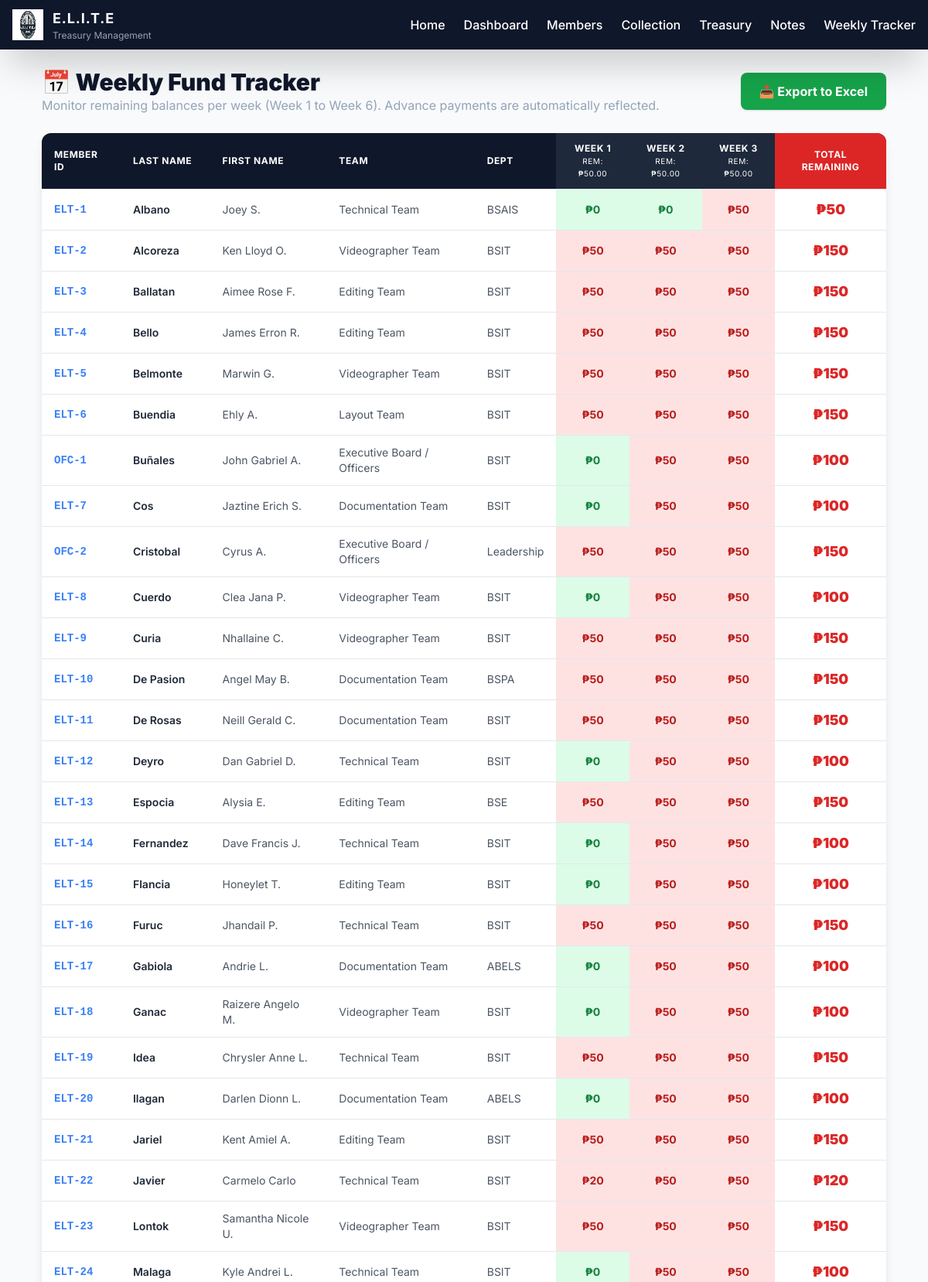
Screenshot of /weekly-tracker/ (upper part) with the database file from the repository.
### core/models.py (models this page shows, shortened)
class FundPeriod(models.Model):
    STATUS_CHOICES = [
        ('Active', 'Active'),
        ('Completed', 'Completed'),
    ]
    name = models.CharField(max_length=100)  # e.g., "September Week 1"
    amount_per_member = models.DecimalField(max_digits=10, decimal_places=2, default=50.00)
    start_date = models.DateField(default=timezone.now)
    end_date = models.DateField(null=True, blank=True)
    status = models.CharField(max_length=20, choices=STATUS_CHOICES, default='Active')
    created_at = models.DateTimeField(auto_now_add=True)

class Member(models.Model):
    STATUS_CHOICES = [
        ('Active', 'Active'),
        ('Inactive', 'Inactive'),
    ]
    member_id = models.CharField(max_length=20, unique=True) # e.g., ELT-001
    first_name = models.CharField(max_length=100)
    last_name = models.CharField(max_length=100)
    department = models.CharField(max_length=100)
    year_level = models.IntegerField()
    section = models.CharField(max_length=10)
    team = models.ForeignKey(Team, on_delete=models.PROTECT) # Protect prevents deleting a team if it has members
    status = models.CharField(max_length=20, choices=STATUS_CHOICES, default='Active')
    date_joined = models.DateField(auto_now_add=True)

class Team(models.Model):
    name = models.CharField(max_length=100, unique=True)

### core/views.py (the view)
# urls.py: path('weekly-tracker/', views.weekly_tracker, name='weekly_tracker'),
def weekly_tracker(request):
    from django.db.models import Sum
    fund_periods = list(FundPeriod.objects.order_by('start_date')[:6])
    members = Member.objects.filter(status='Active').select_related('team').order_by('last_name', 'first_name')
    tracker_data = []
    for member in members:
        row = {
            'member': member,
            'weekly_remaining': [],
            'total_remaining': 0.0
        }
        for fp in fund_periods:
            expected = float(fp.amount_per_member)
            paid = Contribution.objects.filter(member=member, fund_period=fp).aggregate(Sum('amount'))['amount__sum'] or 0
            paid = float(paid)
            remaining = max(0.0, expected - paid)
            row['weekly_remaining'].append(remaining)
            row['total_remaining'] += remaining
        tracker_data.append(row)
    context = {
        'fund_periods': fund_periods,
        'tracker_data': tracker_data
    }
    return render(request, 'core/weekly_tracker.html', context)

### core/templates/core/weekly_tracker.html (shortened to what this page needs)
{% extends "core/base.html" %}
{% block content %}
<div class="max-w-[95vw] mx-auto p-6">
    <div class="flex justify-between items-center mb-6">
        <div>
            <h2 class="text-3xl font-black text-elite-dark">📅 Weekly Fund Tracker</h2>
            <p class="text-elite-silver">Monitor remaining balances per week (Week 1 to Week 6). Advance payments are automatically reflected.</p>
        </div>
        <a href="{% url 'export_weekly_tracker' %}" class="bg-green-600 hover:bg-green-700 text-white font-bold py-3 px-6 rounded-lg shadow transition flex items-center">
            📥 Export to Excel
        </a>
    </div>
    <div class="bg-white rounded-xl shadow-lg overflow-x-auto">
        <table class="min-w-full divide-y divide-gray-200">
            <thead class="bg-elite-dark text-white">
                <tr>
                    <th class="px-4 py-3 text-left text-xs font-bold uppercase tracking-wider">Member ID</th>
                    <th class="px-4 py-3 text-left text-xs font-bold uppercase tracking-wider">Last Name</th>
                    <th class="px-4 py-3 text-left text-xs font-bold uppercase tracking-wider">First Name</th>
                    <th class="px-4 py-3 text-left text-xs font-bold uppercase tracking-wider">Team</th>
                    <th class="px-4 py-3 text-left text-xs font-bold uppercase tracking-wider">Dept</th>
                    {% for fp in fund_periods %}
                        <th class="px-4 py-3 text-center text-xs font-bold uppercase tracking-wider bg-elite-slate">Week {{ forloop.counter }}<br><span class="text-[10px] font-normal">Rem: ₱{{ fp.amount_per_member }}</span></th>
                    {% endfor %}
                    <th class="px-4 py-3 text-center text-xs font-bold uppercase tracking-wider bg-elite-red">Total Remaining</th>
                </tr>
            </thead>
            <tbody class="bg-white divide-y divide-gray-200 text-sm">
                {% for row in tracker_data %}
                <tr class="hover:bg-gray-50 transition">
                    <td class="px-4 py-3 font-mono font-bold text-elite-blue">{{ row.member.member_id }}</td>
                    <td class="px-4 py-3 font-semibold text-gray-800">{{ row.member.last_name }}</td>
                    <td class="px-4 py-3 text-gray-600">{{ row.member.first_name }}</td>
                    <td class="px-4 py-3 text-gray-600">{{ row.member.team.name }}</td>
                    <td class="px-4 py-3 text-gray-600">{{ row.member.department }}</td>
                    {% for rem in row.weekly_remaining %}
                        <td class="px-4 py-3 text-center font-bold {% if rem == 0 %}bg-green-100 text-green-700{% else %}bg-red-100 text-red-700{% endif %}">
                            ₱{{ rem|floatformat:0 }}
                        </td>
                    {% endfor %}
                    <td class="px-4 py-3 text-center font-black text-lg {% if row.total_remaining == 0 %}text-green-600{% else %}text-red-600{% endif %}">
                        ₱{{ row.total_remaining|floatformat:0 }}
                    </td>
                </tr>
                {% endfor %}
            </tbody>
        </table>
    </div>
</div>
{% endblock %}

### core/templates/core/base.html (style rules this page uses)
body { font-family: 'Inter', sans-serif; }

### rows the page displays
FundPeriod: amount_per_member "50.00"
FundPeriod: amount_per_member "50.00"
FundPeriod: amount_per_member "50.00"
Member: member.member_id "ELT-1", member.last_name "Albano", member.first_name "Joey S.", member.team.name "Technical Team", member.department "BSAIS", weekly_remaining "0" "0" "50", total_remaining "50"
Member: member.member_id "ELT-2", member.last_name "Alcoreza", member.first_name "Ken Lloyd O.", member.team.name "Videographer Team", member.department "BSIT", weekly_remaining "50" "50" "50", total_remaining "150"
Member: member.member_id "ELT-3", member.last_name "Ballatan", member.first_name "Aimee Rose F.", member.team.name "Editing Team", member.department "BSIT", weekly_remaining "50" "50" "50", total_remaining "150"
Member: member.member_id "ELT-4", member.last_name "Bello", member.first_name "James Erron R.", member.team.name "Editing Team", member.department "BSIT", weekly_remaining "50" "50" "50", total_remaining "150"
Member: member.member_id "ELT-5", member.last_name "Belmonte", member.first_name "Marwin G.", member.team.name "Videographer Team", member.department "BSIT", weekly_remaining "50" "50" "50", total_remaining "150"
Member: member.member_id "ELT-6", member.last_name "Buendia", member.first_name "Ehly A.", member.team.name "Layout Team", member.department "BSIT", weekly_remaining "50" "50" "50", total_remaining "150"
Member: member.member_id "OFC-1", member.last_name "Buñales", member.first_name "John Gabriel A.", member.team.name "Executive Board / Officers", member.department "BSIT", weekly_remaining "0" "50" "50", total_remaining "100"
Member: member.member_id "ELT-7", member.last_name "Cos", member.first_name "Jaztine Erich S.", member.team.name "Documentation Team", member.department "BSIT", weekly_remaining "0" "50" "50", total_remaining "100"
Member: member.member_id "OFC-2", member.last_name "Cristobal", member.first_name "Cyrus A.", member.team.name "Executive Board / Officers", member.department "Leadership", weekly_remaining "50" "50" "50", total_remaining "150"
Member: member.member_id "ELT-8", member.last_name "Cuerdo", member.first_name "Clea Jana P.", member.team.name "Videographer Team", member.department "BSIT", weekly_remaining "0" "50" "50", total_remaining "100"
Member: member.member_id "ELT-9", member.last_name "Curia", member.first_name "Nhallaine C.", member.team.name "Videographer Team", member.department "BSIT", weekly_remaining "50" "50" "50", total_remaining "150"
Member: member.member_id "ELT-10", member.last_name "De Pasion", member.first_name "Angel May B.", member.team.name "Documentation Team", member.department "BSPA", weekly_remaining "50" "50" "50", total_remaining "150"
Member: member.member_id "ELT-11", member.last_name "De Rosas", member.first_name "Neill Gerald C.", member.team.name "Documentation Team", member.department "BSIT", weekly_remaining "50" "50" "50", total_remaining "150"
Member: member.member_id "ELT-12", member.last_name "Deyro", member.first_name "Dan Gabriel D.", member.team.name "Technical Team", member.department "BSIT", weekly_remaining "0" "50" "50", total_remaining "100"
Member: member.member_id "ELT-13", member.last_name "Espocia", member.first_name "Alysia E.", member.team.name "Editing Team", member.department "BSE", weekly_remaining "50" "50" "50", total_remaining "150"
Member: member.member_id "ELT-14", member.last_name "Fernandez", member.first_name "Dave Francis J.", member.team.name "Technical Team", member.department "BSIT", weekly_remaining "0" "50" "50", total_remaining "100"
Member: member.member_id "ELT-15", member.last_name "Flancia", member.first_name "Honeylet T.", member.team.name "Editing Team", member.department "BSIT", weekly_remaining "0" "50" "50", total_remaining "100"
Member: member.member_id "ELT-16", member.last_name "Furuc", member.first_name "Jhandail P.", member.team.name "Technical Team", member.department "BSIT", weekly_remaining "50" "50" "50", total_remaining "150"
Member: member.member_id "ELT-17", member.last_name "Gabiola", member.first_name "Andrie L.", member.team.name "Documentation Team", member.department "ABELS", weekly_remaining "0" "50" "50", total_remaining "100"
Member: member.member_id "ELT-18", member.last_name "Ganac", member.first_name "Raizere Angelo M.", member.team.name "Videographer Team", member.department "BSIT", weekly_remaining "0" "50" "50", total_remaining "100"
Member: member.member_id "ELT-19", member.last_name "Idea", member.first_name "Chrysler Anne L.", member.team.name "Technical Team", member.department "BSIT", weekly_remaining "50" "50" "50", total_remaining "150"
Member: member.member_id "ELT-20", member.last_name "Ilagan", member.first_name "Darlen Dionn L.", member.team.name "Documentation Team", member.department "ABELS", weekly_remaining "0" "50" "50", total_remaining "100"
Member: member.member_id "ELT-21", member.last_name "Jariel", member.first_name "Kent Amiel A.", member.team.name "Editing Team", member.department "BSIT", weekly_remaining "50" "50" "50", total_remaining "150"
Member: member.member_id "ELT-22", member.last_name "Javier", member.first_name "Carmelo Carlo", member.team.name "Technical Team", member.department "BSIT", weekly_remaining "20" "50" "50", total_remaining "120"
Member: member.member_id "ELT-23", member.last_name "Lontok", member.first_name "Samantha Nicole U.", member.team.name "Videographer Team", member.department "BSIT", weekly_remaining "50" "50" "50", total_remaining "150"
Member: member.member_id "ELT-24", member.last_name "Malaga", member.first_name "Kyle Andrei L.", member.team.name "Technical Team", member.department "BSIT", weekly_remaining "0" "50" "50", total_remaining "100"
